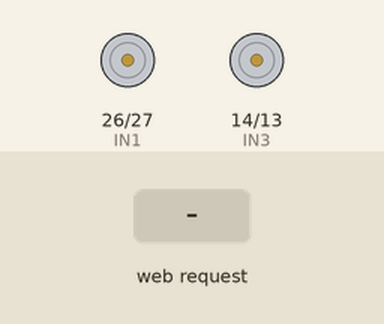
Bench run of a sketch on a simulated ESP32. Parts: motor-driver pin pairs drawn as motors (green arrow = first pin HIGH = forward, orange = second pin HIGH = backward, longer = more drive, scaled by the enable pin). The test bench sets the inputs (shaded band). WiFi joins after 1.5 s; servers stay silent unless stated; what the sketch prints to the serial monitor is not drawn.

Above: at 2.7 s.
2.8 s: HTTP request GET /forward received
At 3.9 s:
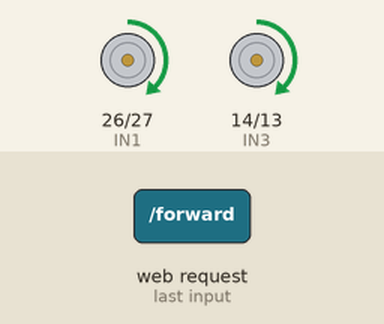
4.3 s: HTTP request GET /reverse received
At 5.0 s:
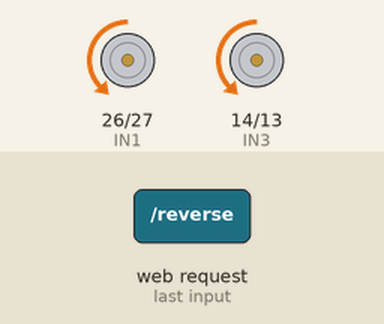
5.8 s: HTTP request GET /left received
At 6.2 s:
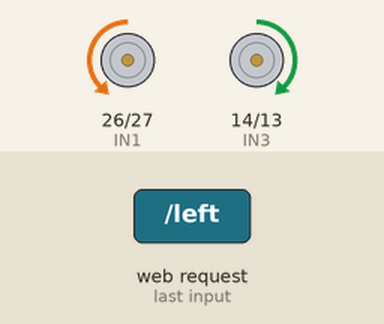
7.3 s: HTTP request GET /right received
At 8.5 s:
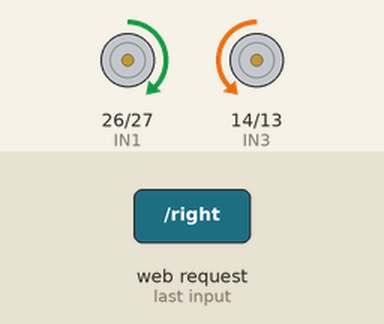
8.8 s: HTTP request GET /left_fwd received
At 9.6 s:
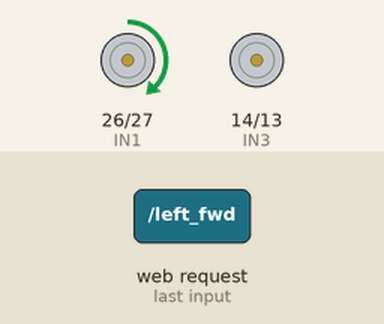
10.3 s: HTTP request GET /right_fwd received
At 10.8 s:
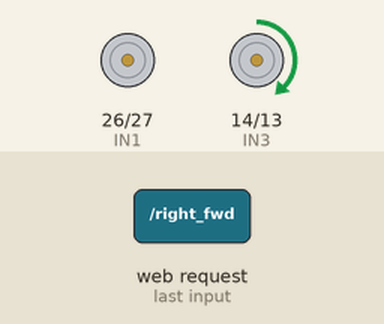
Timing chart, 0 to 12.8 s (numbered marks = the images above; inputs shaded):
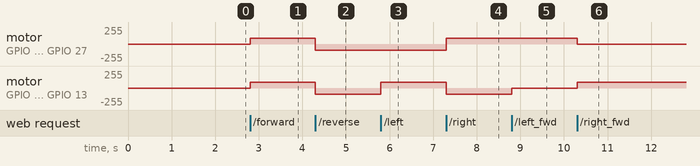

The sketch:

test_esp32.ino
```cpp
#include <WiFi.h>
#include <WebServer.h>

// ============================================================
//  WIFI SETTINGS
// ============================================================
const char* WIFI_SSID = "laptop";
const char* WIFI_PASS = "12345678";

WebServer server(80);

// ============================================================
//  HARDWARE PINS
// ============================================================
#define IN1 26
#define IN2 27
#define IN3 14
#define IN4 13
#define ENA 32
#define ENB 33

// Start with a very slow test speed
int speedPWM = 90;

// ============================================================
//  HTML DASHBOARD (Mobile & Desktop Friendly)
// ============================================================
const char* html_page = R"rawliteral(
<!DOCTYPE html>
<html>
<head>
  <title>ESP32 Diagnostic Test</title>
  <meta name="viewport" content="width=device-width, initial-scale=1">
  <style>
    body { font-family: Arial, sans-serif; text-align: center; background-color: #1e1e1e; color: #fff; margin-top: 20px; }
    h2 { color: #4ade80; margin-bottom: 5px; }
    p { color: #aaa; font-size: 14px; margin-top: 0; }
    .btn {
      display: inline-block; width: 110px; height: 60px;
      background-color: #3b82f6; color: white; font-size: 14px; font-weight: bold;
      border: none; border-radius: 8px; margin: 5px; cursor: pointer; transition: 0.2s;
    }
    .btn:active { background-color: #2563eb; transform: scale(0.95); }
    .btn-stop { background-color: #ef4444; width: 230px; height: 70px; font-size: 18px; margin-top: 15px; }
    .btn-stop:active { background-color: #dc2626; }
    .section {
      margin: 15px auto; padding: 15px; max-width: 400px;
      border: 1px solid #333; border-radius: 10px; background-color: #2a2a2a;
    }
    h3 { margin-top: 0; color: #38bdf8; font-size: 16px; }
  </style>
  <script>
    function cmd(action) {
      fetch('/' + action);
    }
    function updateSpeed(val) {
      document.getElementById('speedLabel').innerText = val;
      fetch('/speed?v=' + val);
    }
  </script>
</head>
<body>
  <h2>Motor Diagnostic Test</h2>
  <p>Test individual tires & movements at slow speeds</p>

  <div class="section">
    <label>Test Speed (PWM 50-255): <span id="speedLabel" style="color:#4ade80; font-weight:bold;">90</span></label><br><br>
    <input type="range" min="50" max="255" value="90" style="width: 80%" onchange="updateSpeed(this.value)">
  </div>

  <div class="section">
    <h3>All Wheels (Standard)</h3>
    <button class="btn" onmousedown="cmd('forward')" onmouseup="cmd('stop')" ontouchstart="cmd('forward')" ontouchend="cmd('stop')">FORWARD</button><br>
    <button class="btn" onmousedown="cmd('left')" onmouseup="cmd('stop')" ontouchstart="cmd('left')" ontouchend="cmd('stop')">LEFT</button>
    <button class="btn" onmousedown="cmd('right')" onmouseup="cmd('stop')" ontouchstart="cmd('right')" ontouchend="cmd('stop')">RIGHT</button><br>
    <button class="btn" onmousedown="cmd('reverse')" onmouseup="cmd('stop')" ontouchstart="cmd('reverse')" ontouchend="cmd('stop')">REVERSE</button>
  </div>

  <div class="section">
    <h3>Individual Sides (Diagnostic)</h3>
    <button class="btn" onmousedown="cmd('left_fwd')" onmouseup="cmd('stop')" ontouchstart="cmd('left_fwd')" ontouchend="cmd('stop')">Left FWD</button>
    <button class="btn" onmousedown="cmd('right_fwd')" onmouseup="cmd('stop')" ontouchstart="cmd('right_fwd')" ontouchend="cmd('stop')">Right FWD</button><br>
    <button class="btn" onmousedown="cmd('left_rev')" onmouseup="cmd('stop')" ontouchstart="cmd('left_rev')" ontouchend="cmd('stop')">Left REV</button>
    <button class="btn" onmousedown="cmd('right_rev')" onmouseup="cmd('stop')" ontouchstart="cmd('right_rev')" ontouchend="cmd('stop')">Right REV</button>
  </div>

  <button class="btn btn-stop" onclick="cmd('stop')">EMERGENCY STOP</button>

</body>
</html>
)rawliteral";

// ============================================================
//  MOTOR LOGIC
// ============================================================
void stopMotors() {
  digitalWrite(IN1, LOW); digitalWrite(IN2, LOW);
  digitalWrite(IN3, LOW); digitalWrite(IN4, LOW);
}

// Full Movements
void forward() {
  digitalWrite(IN1, HIGH); digitalWrite(IN2, LOW);
  digitalWrite(IN3, HIGH); digitalWrite(IN4, LOW);
}
void reverse() {
  digitalWrite(IN1, LOW); digitalWrite(IN2, HIGH);
  digitalWrite(IN3, LOW); digitalWrite(IN4, HIGH);
}
void left() {
  digitalWrite(IN1, LOW); digitalWrite(IN2, HIGH);
  digitalWrite(IN3, HIGH); digitalWrite(IN4, LOW);
}
void right() {
  digitalWrite(IN1, HIGH); digitalWrite(IN2, LOW);
  digitalWrite(IN3, LOW); digitalWrite(IN4, HIGH);
}

// Individual Side Movements (For testing specific motors/tires)
void leftFwd() {
  digitalWrite(IN1, HIGH); digitalWrite(IN2, LOW);
  digitalWrite(IN3, LOW); digitalWrite(IN4, LOW);
}
void rightFwd() {
  digitalWrite(IN1, LOW); digitalWrite(IN2, LOW);
  digitalWrite(IN3, HIGH); digitalWrite(IN4, LOW);
}
void leftRev() {
  digitalWrite(IN1, LOW); digitalWrite(IN2, HIGH);
  digitalWrite(IN3, LOW); digitalWrite(IN4, LOW);
}
void rightRev() {
  digitalWrite(IN1, LOW); digitalWrite(IN2, LOW);
  digitalWrite(IN3, LOW); digitalWrite(IN4, HIGH);
}

// ============================================================
//  SETUP
// ============================================================
void setup() {
  Serial.begin(115200);

  // Initialize motor pins
  pinMode(IN1, OUTPUT); pinMode(IN2, OUTPUT);
  pinMode(IN3, OUTPUT); pinMode(IN4, OUTPUT);
  pinMode(ENA, OUTPUT); pinMode(ENB, OUTPUT);

  // Initialize PWM for speed control
#if ESP_ARDUINO_VERSION_MAJOR >= 3
  ledcAttach(ENA, 5000, 8);
  ledcAttach(ENB, 5000, 8);
  ledcWrite(ENA, speedPWM);
  ledcWrite(ENB, speedPWM);
#else
  ledcSetup(0, 5000, 8);
  ledcAttachPin(ENA, 0);
  ledcSetup(1, 5000, 8);
  ledcAttachPin(ENB, 1);
  ledcWrite(0, speedPWM);
  ledcWrite(1, speedPWM);
#endif
  stopMotors();

  // Connect to WiFi
  WiFi.mode(WIFI_STA);
  WiFi.begin(WIFI_SSID, WIFI_PASS);
  Serial.print("Connecting to WiFi");
  while(WiFi.status() != WL_CONNECTED) {
    delay(500);
    Serial.print(".");
  }
  Serial.println("\n✅ Connected!");
  Serial.print("Open this IP in your browser: http://");
  Serial.println(WiFi.localIP());

  // Web routes
  server.on("/", []() {
    server.sendHeader("Access-Control-Allow-Origin", "*");
    server.send(200, "text/html", html_page);
  });

  server.on("/stop", []() { stopMotors(); server.send(200); });

  server.on("/forward", []() { forward(); server.send(200); });
  server.on("/reverse", []() { reverse(); server.send(200); });
  server.on("/left", []() { left(); server.send(200); });
  server.on("/right", []() { right(); server.send(200); });

  server.on("/left_fwd", []() { leftFwd(); server.send(200); });
  server.on("/right_fwd", []() { rightFwd(); server.send(200); });
  server.on("/left_rev", []() { leftRev(); server.send(200); });
  server.on("/right_rev", []() { rightRev(); server.send(200); });

  server.on("/speed", []() {
    if (server.hasArg("v")) {
      speedPWM = server.arg("v").toInt();
      if(speedPWM < 0) speedPWM = 0;
      if(speedPWM > 255) speedPWM = 255;
#if ESP_ARDUINO_VERSION_MAJOR >= 3
      ledcWrite(ENA, speedPWM);
      ledcWrite(ENB, speedPWM);
#else
      ledcWrite(0, speedPWM);
      ledcWrite(1, speedPWM);
#endif
    }
    server.sendHeader("Access-Control-Allow-Origin", "*");
    server.send(200, "text/plain", "OK");
  });

  server.begin();
}

void loop() {
  server.handleClient();
}
```

Measured:
- after the input at 2.8 s, motor on GPIO 26 (IN1) / GPIO 27 (IN2), motor on GPIO 14 (IN3) / GPIO 13 (IN4): stopped → forward 90/255 at once
- after the input at 4.3 s, motor on GPIO 26 (IN1) / GPIO 27 (IN2), motor on GPIO 14 (IN3) / GPIO 13 (IN4): forward 90/255 → backward 90/255 at once
- after the input at 5.8 s, motor on GPIO 14 (IN3) / GPIO 13 (IN4): backward 90/255 → forward 90/255 at once
- after the input at 7.3 s, motor on GPIO 26 (IN1) / GPIO 27 (IN2): backward 90/255 → forward 90/255 at once; motor on GPIO 14 (IN3) / GPIO 13 (IN4): forward 90/255 → backward 90/255 at once
- after the input at 8.8 s, motor on GPIO 14 (IN3) / GPIO 13 (IN4): backward 90/255 → stopped at once
- after the input at 10.3 s, motor on GPIO 26 (IN1) / GPIO 27 (IN2): forward 90/255 → stopped at once; motor on GPIO 14 (IN3) / GPIO 13 (IN4): stopped → forward 90/255 at once
